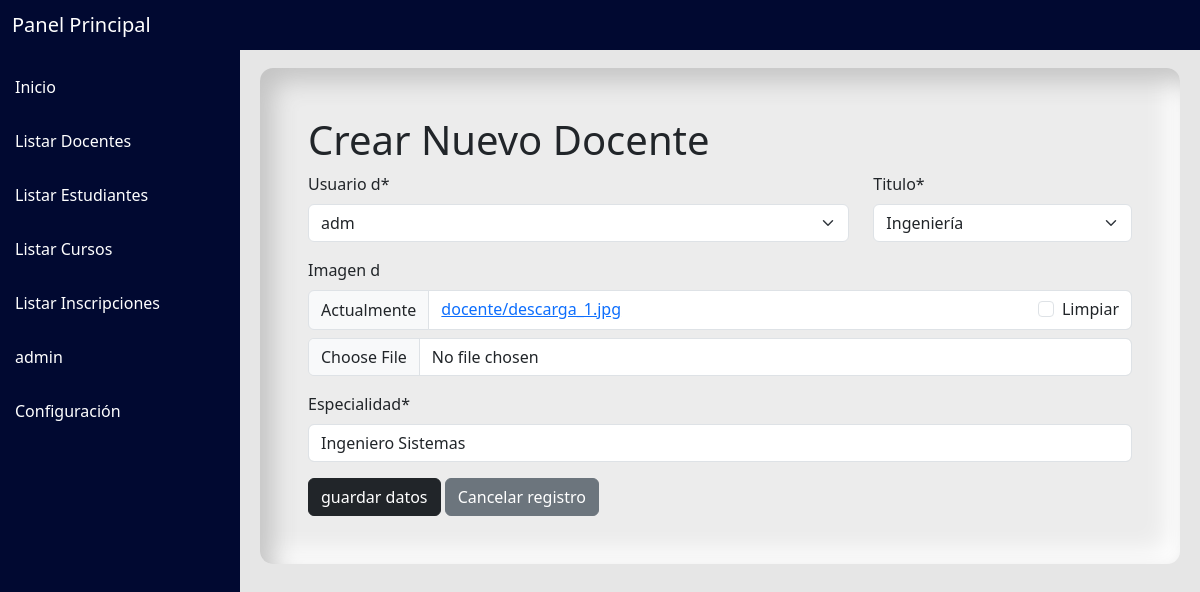
Screenshot of /editar_docente/1/ with the database file from the repository.
### curso/models.py (models this page shows, shortened)
class Docente(models.Model):
    TITULO = [
        ('Lic.', 'Licenciatura'),
        ('Ing.', 'Ingeniería'),
        ('Mtra.', 'Maestría'),
        ('Dr.', 'Doctorado'),
    ]
    usuario_d = models.OneToOneField(User, on_delete=models.CASCADE)
    imagen_d = models.ImageField(upload_to='docente', null=True, blank=True)
    especialidad = models.CharField(max_length=100)
    titulo = models.CharField(max_length=10, choices=TITULO)

### curso/views.py (the view)
# urls.py: path('editar_docente/<int:id>/', views.editar_Docente, name='editar_docente'),
def editar_Docente(request, id):
    docente = get_object_or_404(Docente, id=id)
    if request.method == 'POST':
        form = DocenteForm(request.POST, request.FILES, instance=docente)
        if form.is_valid():
            form.save()
            return redirect('listar_docentes')
    else:
        form = DocenteForm(instance=docente)
    return render(request, 'docentes/editar_docente.html', {'form': form})

### curso/forms.py
class DocenteForm(forms.ModelForm):
    class Meta:
        model = Docente
        fields = '__all__'

### curso/templates/docentes/editar_docente.html (shortened to what this page needs)
{% extends 'base.html' %}
{% load crispy_forms_tags %}
{% block content %}
<br><br>
<section class=" pt-5 container contenido p-5">
    <h1>Crear Nuevo Docente</h1>
    <form method="POST" enctype="multipart/form-data">
        <div class="row">
            <div class="col-8" >{{ form.usuario_d|as_crispy_field }}</div>
            <div class="col-4" >{{ form.titulo|as_crispy_field }}</div>
            <div class="col-12" >{{ form.imagen_d|as_crispy_field }}</div>
            <div class="col-12" >{{ form.especialidad|as_crispy_field }}</div>
        </div>
        <button type="submit" class="btn btn-dark ">guardar datos </button>
        <a class="btn btn-secondary" href="{% url 'listar_docentes'  %}"> Cancelar registro </a>
    </form>
</section>
{% endblock %}

### static/css/style.css (style rules this page uses)
body { background: rgb(230, 230, 230); }
.contenido { border-radius: 13px; background: #ececec; box-shadow: inset 13px 13px 24px #c4c4c4, inset -13px -13px 24px #ffffff; }
body { overflow-x: hidden; }

### rows the page displays
Docente: usuario_d "adm", titulo "Ingeniería", especialidad "Ingeniero Sistemas"
